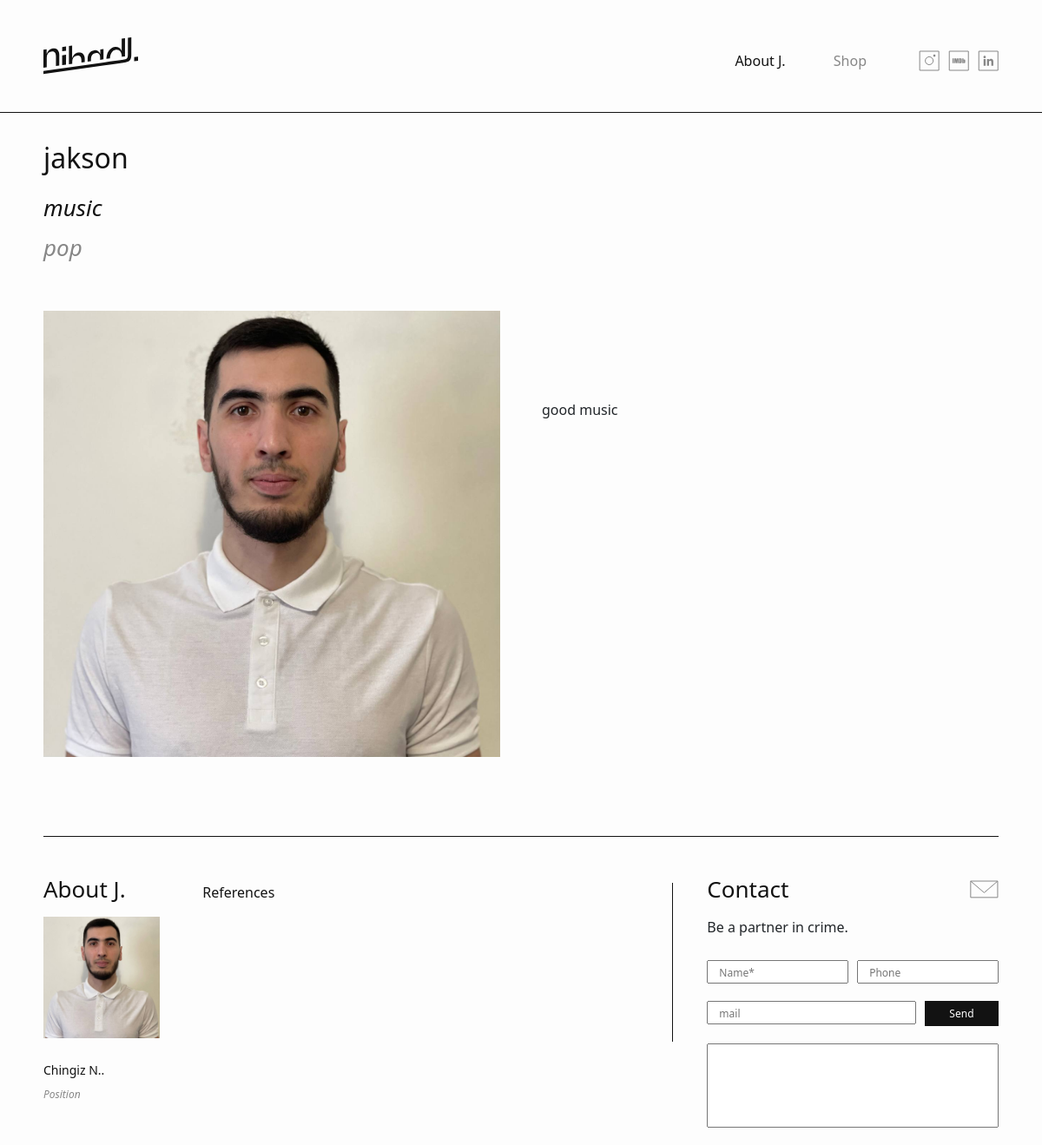
The page /projects/4/ on the database its author committed.
### design_project/models.py (models this page shows, shortened)
class Work(models.Model):
    image = models.ImageField(upload_to='images/', blank=True, verbose_name='изображение')
    name = models.CharField(max_length=50, verbose_name='имя')
    sub_title = models.CharField(max_length=100, verbose_name='название')
    description = models.CharField(max_length=150, verbose_name='описание')
    text = models.TextField(max_length=2500, verbose_name='текст')
    created_up = models.DateTimeField(auto_now_add=True, verbose_name='дата создание')

### design_project/views.py (the view)
# urls.py: path('projects/<int:pk>/', ProjectDetail.as_view(), name='projects'),
class ProjectDetail(DetailView):
    model = Work
    template_name = 'web/projects.html'

### design_project/forms.py
class Contact(forms.Form):
    name = forms.CharField(required=True,
                           widget=forms.TextInput(attrs={'class': 'input', 'placeholder': 'Name*'}))
    phone = forms.IntegerField(required=True,
                               widget=forms.TextInput(attrs={'class': 'input', 'placeholder': 'Phone'}))
    mail = forms.EmailField(required=True,
                            widget=forms.TextInput(attrs={'class': 'input', 'placeholder': 'mail'}))
    text = forms.CharField(required=True,
                           widget=forms.TextInput(attrs={'class': 'message-box'}))

### design_project/context_processors.py (called while the page is built)
def form_contact(request):
    form = Contact()
    return {'form_contact': form}

### design_project/templates/web/projects.html (shortened to what this page needs)
{% extends 'web/base.html' %}
{% block projects %}
{% load static %}
        <main>
            <section class="section-works projects">
                <div class="my-container">
                    <div class="projects-title">
                        <h1 class="title">{{object.name}}</h1>
                        <h2 class="subtitle">{{object.sub_title}}</h2>
                        <h2 class="position">{{object.description}}</h2>
                    </div>
                </div>
                <div class="my-container">
                    <div class="projects-wrapper">
                        <div class="row gx-lg-5">
                            <div class="col-lg-6 col-md-6 col-sm-6  col-12">
                                <div class="image-box">
                                    <img src="{{MEDIA_URL}}/media/{{object.image}}" alt="">
                                </div>
                            </div>
                            <div class="col-lg-6 col-md-6 col-sm-6  col-12">
                                <div class="content">
                                    <p>{{object.text}}</p>
                                </div>
                            </div>
                        </div>
                    </div>
                </div>
        </section>
    </main>
{% endblock projects %}

### rows shown on the page
Work: name "jakson", sub_title "music", description "pop", image (picture), text "good music"
